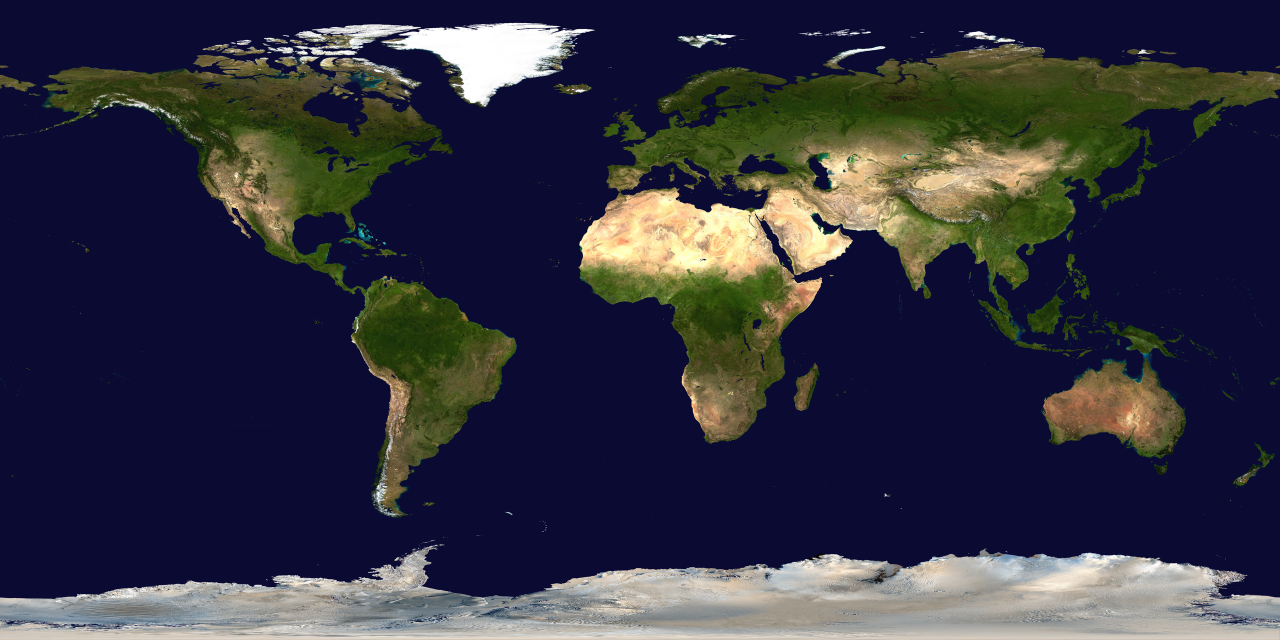
#> input picture data/world_map.png, 2560 x 1280 px (shown at 1/2 size)
$ python inference_tiles.py --image ../world_map.png
#> lines starting #> are read from the running program, lines starting #| are printed output that depends on the picture; after the words box and inside, x2 and y2 are one past the last pixel; in counts of white or black regions, pixels touching at a corner belong together
import argparse
import os
import sys
import PIL
from PIL import Image
import random
import numpy as np
import matplotlib.pyplot as plt
import matplotlib.patches as patches
import json
PIL.Image.MAX_IMAGE_PIXELS = 933120000

def generate_tiles(w,h, tile_size):
    tiles = []
    for x in range(0, w-tile_size, tile_size):
        for y in range(0, h-tile_size, tile_size):
            tiles.append((x, y))
    base_tiles = np.array(tiles)
    vertical_halves = np.array([tiles + [0, tile_size/2] for tiles in base_tiles])
    horizontal_halves = np.array([tiles + [tile_size/2, 0] for tiles in base_tiles])
    intersections = np.array([tiles + [tile_size/2, tile_size/2] for tiles in base_tiles])
    #clear those tiles which gors out of the scope
    vertical_halves = vertical_halves[vertical_halves[:,1] < h]
    horizontal_halves = horizontal_halves[horizontal_halves[:,0] < w]
    intersections = intersections[(intersections[:,0] < w) & (intersections[:,1] < h)]
    tiles = np.concatenate((base_tiles, vertical_halves, horizontal_halves, intersections))
    return base_tiles, vertical_halves, horizontal_halves, intersections, tiles


parser = argparse.ArgumentParser(description='Generate tiles from an image')
parser.add_argument('--image', type=str,required=True, help='Image to coverage map')
parser.add_argument('--tile_size', type=int, default=1024, help='Tile size')
args = parser.parse_args()

image = Image.open(args.image)
#> image is the input picture: PIL image 2560x1280 RGB; mean R, G, B 49.4, 49.8, 65.5
image = image.convert("L")
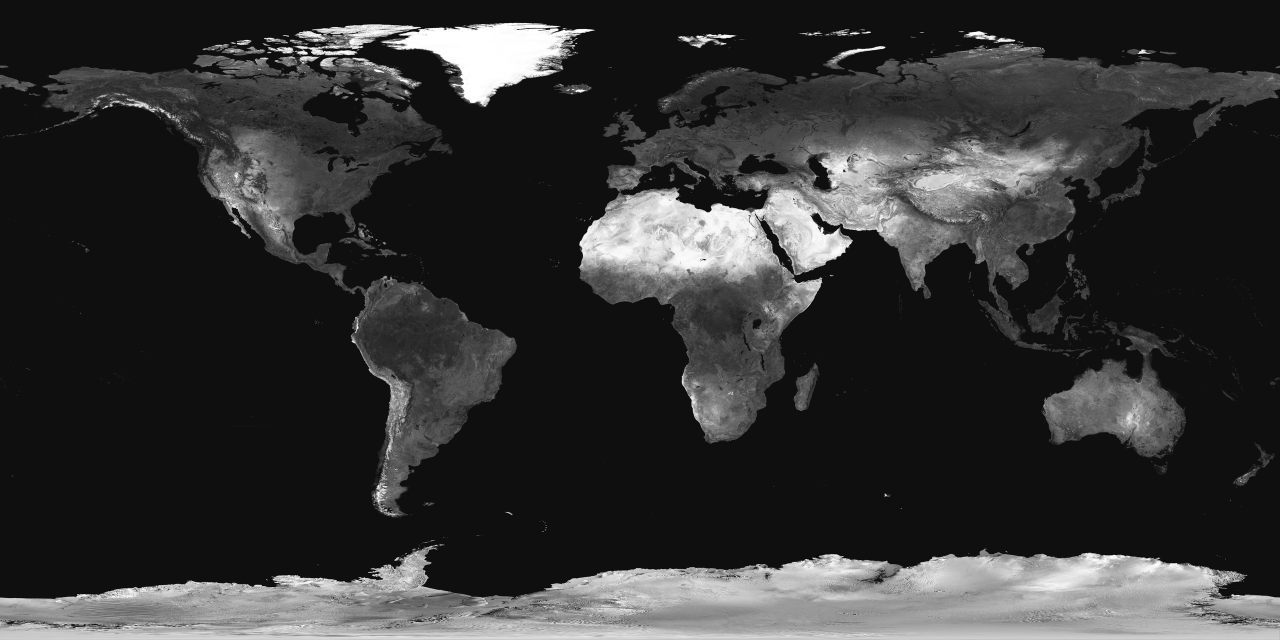
#> image: PIL image 2560x1280 L (shown at 1/2 size); min 0, max 255, mean 51.7
image.save("gray.png")
width, height = image.size
#> width = 2560; height = 1280
print("Image size: {}x{}".format(width, height))
#| Image size: 2560x1280

base_tiles, vertical_halves, horizontal_halves, intersections, tiles = generate_tiles(width, height, args.tile_size)
#> base_tiles = [[0, 0], [1024, 0]]; vertical_halves = [[0, 512], [1024, 512]]; horizontal_halves = [[512, 0], [1536, 0]]; intersections = [[512, 512], [1536, 512]]

fig, ((ax00, ax0, ax1), (ax2, ax3, ax4)) = plt.subplots(2, 3)

#fig, ax = plt.subplots()
#plt.imshow(image)

ax00.imshow(image)
ax00.set_title('original')

ax0.imshow(image)
ax0.set_title('base_tiles')

ax1.imshow(image)
ax1.set_title('vertical_halves')

ax2.imshow(image)
ax2.set_title('horizontal_halves')

ax3.imshow(image)
ax3.set_title('intersections')

ax4.imshow(image)
ax4.set_title('tiles')

for x, y in base_tiles:
    rectangle = patches.Rectangle((x, y), args.tile_size, args.tile_size, fill=False, color='red')
    ax0.add_patch(rectangle)

for x, y in vertical_halves:
    rectangle = patches.Rectangle((x, y), args.tile_size, args.tile_size, fill=False, color='red')
    ax1.add_patch(rectangle)

for x, y in horizontal_halves:
    rectangle = patches.Rectangle((x, y), args.tile_size, args.tile_size, fill=False, color='red')
    ax2.add_patch(rectangle)

for x, y in intersections:
    rectangle = patches.Rectangle((x, y), args.tile_size, args.tile_size, fill=False, color='red')
    ax3.add_patch(rectangle)


def filter_tiles(_image, _tiles, args, axis):
    final_tiles = []
    for x, y in _tiles:
        tile = _image.crop((x, y, x + args.tile_size, y + args.tile_size))
        numpy_tile = np.array(tile)
        binary_tile = numpy_tile > 0
        pixel_sum = np.sum(binary_tile)
        if pixel_sum > 0:
            final_tiles.append((int(x), int(y)))
            if axis is not None:
                rectangle = patches.Rectangle((x, y), args.tile_size, args.tile_size, fill=False, color='red')
                axis.add_patch(rectangle)
#> this loop made 8 passes
#> pixel_sum on passes 1 to 8: 1048576, 1048576, 786432, 786425, 1048576, 1048576, 786432, 786425
#> pass 1, in filter_tiles, `tile = _image.crop((x, y, x + args.tile_size, y + args.tile_size))`:
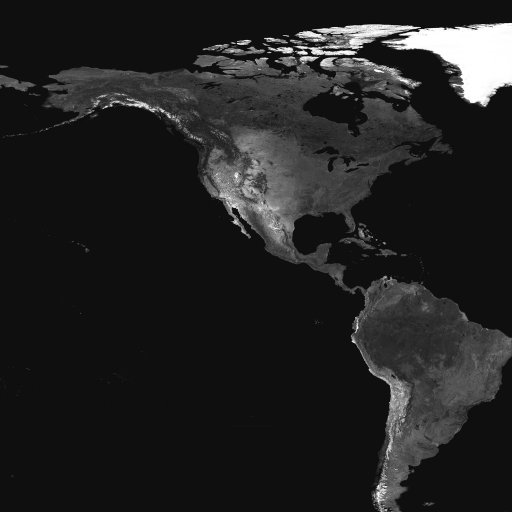
#> tile: PIL image 1024x1024 L (shown at 1/2 size); min 3, max 255, mean 34.1
#> after the loop, final_tiles = [(0, 0), (1024, 0), (0, 512), (1024, 512), (512, 0), (1536, 0), (512, 512), (1536, 512)]
    return final_tiles

final_tiles = filter_tiles(image, tiles, args, ax4)
base_tiles = filter_tiles(image, base_tiles, args, None)
#> the loop in filter_tiles (call 2), `for x, y in _tiles:` made 2 passes
#> base_tiles = [(0, 0), (1024, 0)]
vertical_halves = filter_tiles(image, vertical_halves, args, None)
#> the loop in filter_tiles (call 3), `for x, y in _tiles:` made 2 passes
#> pass 1, in filter_tiles (call 3), `binary_tile = numpy_tile > 0`:
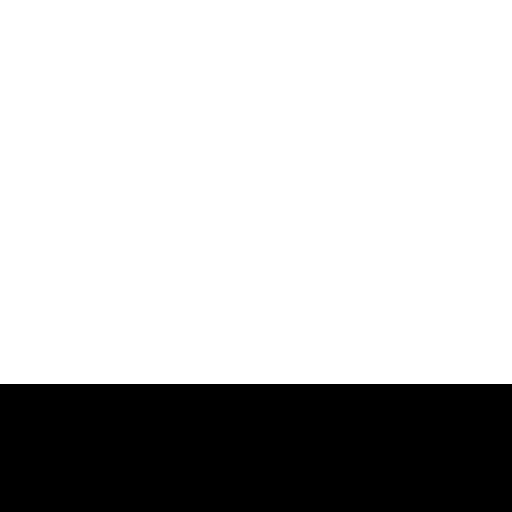
#> binary_tile: shape (1024, 1024) bool (shown at 1/2 size); 75% white; 1 black region, box (x1, y1, x2, y2) and area: (0, 768, 1024, 1024) 262144
#> after the loop in filter_tiles (call 3), `for x, y in _tiles:`: final_tiles = [(0, 512), (1024, 512)]
#> vertical_halves = [(0, 512), (1024, 512)]
horizontal_halves = filter_tiles(image, horizontal_halves, args, None)
#> the loop in filter_tiles (call 4), `for x, y in _tiles:` made 2 passes
#> pass 1, in filter_tiles (call 4), `tile = _image.crop((x, y, x + args.tile_size, y + args.tile_size))`:
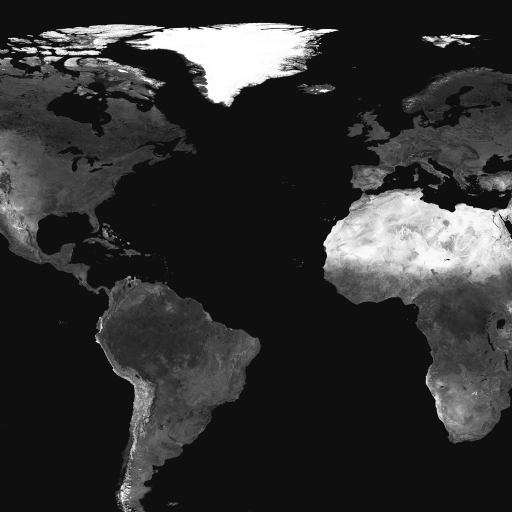
#> tile: PIL image 1024x1024 L (shown at 1/2 size); min 3, max 255, mean 49
#> after the loop in filter_tiles (call 4), `for x, y in _tiles:`: final_tiles = [(512, 0), (1536, 0)]
#> horizontal_halves = [(512, 0), (1536, 0)]
intersections = filter_tiles(image, intersections, args, None)
#> the loop in filter_tiles (call 5), `for x, y in _tiles:` made 2 passes
#> pass 1, in filter_tiles (call 5), `tile = _image.crop((x, y, x + args.tile_size, y + args.tile_size))`:
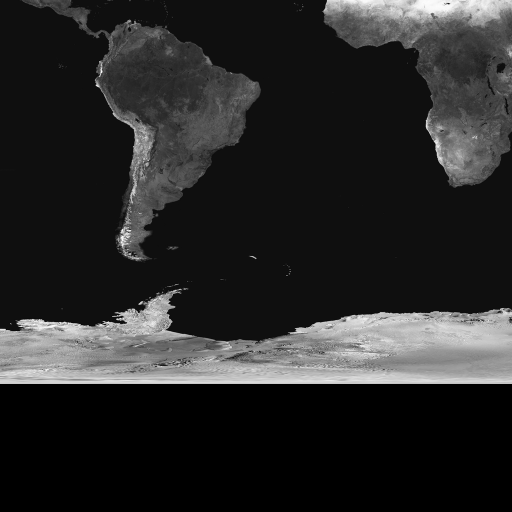
#> tile: PIL image 1024x1024 L (shown at 1/2 size); min 0, max 255, mean 40.4
#> pass 2, in filter_tiles (call 5), `tile = _image.crop((x, y, x + args.tile_size, y + args.tile_size))`:
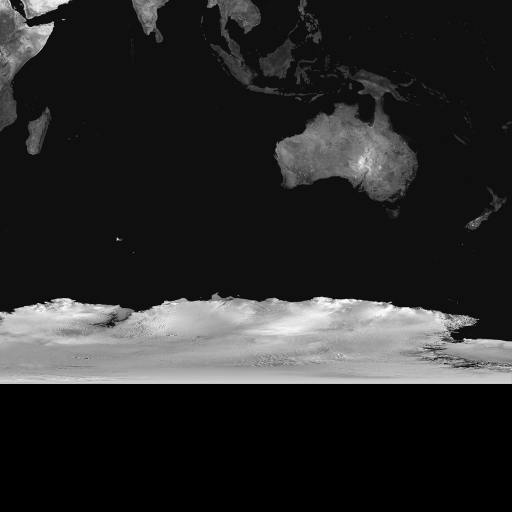
#> tile: PIL image 1024x1024 L (shown at 1/2 size); min 0, max 255, mean 40.9
#> after the loop in filter_tiles (call 5), `for x, y in _tiles:`: final_tiles = [(512, 512), (1536, 512)]
#> intersections = [(512, 512), (1536, 512)]

print("Number of tiles: {}".format(len(final_tiles)))
#| Number of tiles: 8

#plt.show()

with open("inference_tiles.json", "w") as f:
    json.dump({
        "canvas_size": [width, height],
        "tile_size": args.tile_size ,
        "tiles": final_tiles,
        "base_tiles": base_tiles,
        "vertical_halves": vertical_halves,
        "horizontal_halves": horizontal_halves,
        "intersections": intersections
        }, f , indent=4)
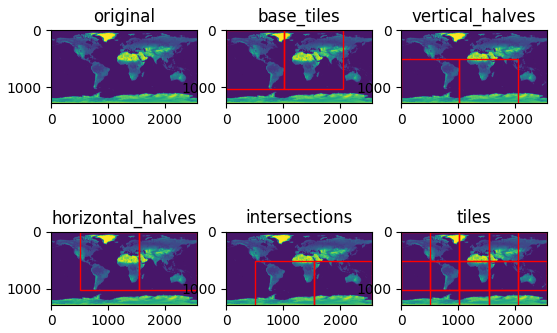
#> figure drawn by matplotlib, 6 panels
